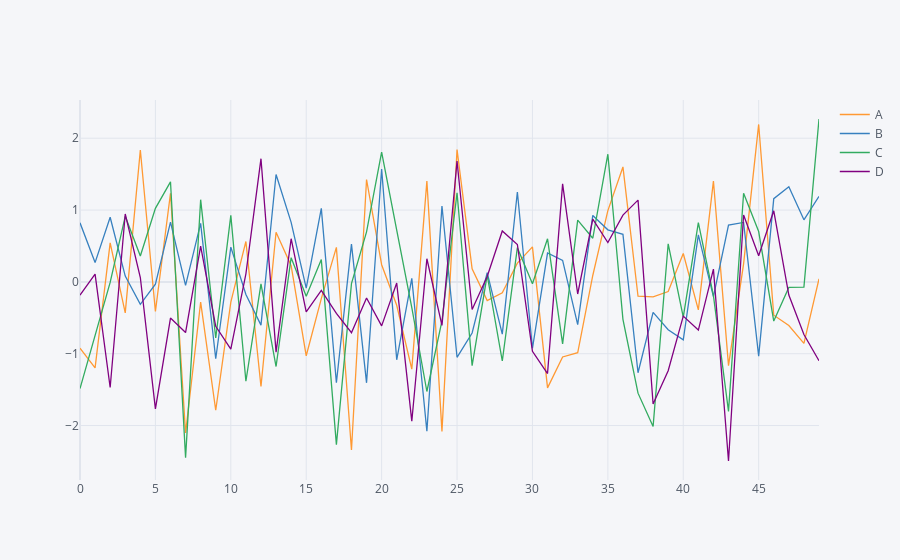

The code cell stored with this chart in its notebook:
### Code cell
arr_1 = np.random.randn(50, 4)
df_1 = pd.DataFrame(arr_1, columns=['A', 'B', 'C', 'D'])
df_1.iplot()

### Figure 1 — Plotly figure (JSON) as saved in the notebook; plotly's stock layout.template omitted (floating-point values rounded to 4 significant figures)
{"data": [{"line": {"color": "rgba(255, 153, 51, 1.0)", "dash": "solid", "shape": "linear", "width": 1.3}, "mode": "lines", "name": "A", "text": "", "type": "scatter", "x": [0, 1, 2, 3, 4, 5, 6, 7, 8, 9, 10, 11, 12, 13, 14, 15, 16, 17, 18, 19, 20, 21, 22, 23, 24, 25, 26, 27, 28, 29, 30, 31, 32, 33, 34, 35, 36, 37, 38, 39, 40, 41, 42, 43, 44, 45, 46, 47, 48, 49], "y": [-0.9234, -1.197, 0.5418, -0.4315, 1.836, -0.4119, 1.234, -2.103, -0.2821, -1.787, -0.2811, 0.5627, -1.456, 0.6899, 0.2261, -1.029, -0.2322, 0.4808, -2.34, 1.425, 0.2387, -0.3259, -1.214, 1.402, -2.081, 1.841, 0.1815, -0.2596, -0.1521, 0.2615, 0.4879, -1.475, -1.045, -0.9865, 0.08903, 0.9919, 1.6, -0.1995, -0.2082, -0.1341, 0.3953, -0.3897, 1.403, -1.166, 0.2513, 2.192, -0.4639, -0.6082, -0.855, 0.04235]}, {"line": {"color": "rgba(55, 128, 191, 1.0)", "dash": "solid", "shape": "linear", "width": 1.3}, "mode": "lines", "name": "B", "text": "", "type": "scatter", "x": [0, 1, 2, 3, 4, 5, 6, 7, 8, 9, 10, 11, 12, 13, 14, 15, 16, 17, 18, 19, 20, 21, 22, 23, 24, 25, 26, 27, 28, 29, 30, 31, 32, 33, 34, 35, 36, 37, 38, 39, 40, 41, 42, 43, 44, 45, 46, 47, 48, 49], "y": [0.8218, 0.2685, 0.8995, 0.08082, -0.3118, -0.03264, 0.8323, -0.0494, 0.8136, -1.07, 0.4833, -0.1757, -0.6022, 1.495, 0.8284, -0.08726, 1.024, -1.404, 0.525, -1.405, 1.571, -1.085, 0.04903, -2.079, 1.056, -1.05, -0.7117, 0.1289, -0.728, 1.251, -0.9243, 0.4015, 0.2994, -0.5952, 0.925, 0.7247, 0.6612, -1.265, -0.4243, -0.6665, -0.8058, 0.6553, -0.2041, 0.7895, 0.8279, -1.033, 1.159, 1.324, 0.8634, 1.189]}, {"line": {"color": "rgba(50, 171, 96, 1.0)", "dash": "solid", "shape": "linear", "width": 1.3}, "mode": "lines", "name": "C", "text": "", "type": "scatter", "x": [0, 1, 2, 3, 4, 5, 6, 7, 8, 9, 10, 11, 12, 13, 14, 15, 16, 17, 18, 19, 20, 21, 22, 23, 24, 25, 26, 27, 28, 29, 30, 31, 32, 33, 34, 35, 36, 37, 38, 39, 40, 41, 42, 43, 44, 45, 46, 47, 48, 49], "y": [-1.486, -0.7526, -0.007998, 0.9126, 0.3601, 1.023, 1.393, -2.446, 1.144, -0.7815, 0.9262, -1.383, -0.0278, -1.178, 0.3372, -0.2014, 0.3101, -2.266, -0.02431, 0.6962, 1.805, 0.7212, -0.3568, -1.526, -0.5442, 1.241, -1.165, 0.09542, -1.101, 0.4759, -0.0266, 0.5998, -0.8621, 0.8605, 0.6073, 1.777, -0.5211, -1.549, -2.013, 0.5299, -0.4906, 0.8248, -0.1905, -1.803, 1.234, 0.7007, -0.5448, -0.07646, -0.07361, 2.267]}, {"line": {"color": "rgba(128, 0, 128, 1.0)", "dash": "solid", "shape": "linear", "width": 1.3}, "mode": "lines", "name": "D", "text": "", "type": "scatter", "x": [0, 1, 2, 3, 4, 5, 6, 7, 8, 9, 10, 11, 12, 13, 14, 15, 16, 17, 18, 19, 20, 21, 22, 23, 24, 25, 26, 27, 28, 29, 30, 31, 32, 33, 34, 35, 36, 37, 38, 39, 40, 41, 42, 43, 44, 45, 46, 47, 48, 49], "y": [-0.1844, 0.107, -1.47, 0.9455, 0.06065, -1.767, -0.5039, -0.7053, 0.4988, -0.6183, -0.9364, 0.1115, 1.715, -0.9775, 0.6005, -0.4186, -0.1187, -0.4397, -0.7074, -0.2245, -0.6124, -0.01657, -1.939, 0.322, -0.6054, 1.681, -0.3842, 0.07453, 0.7089, 0.5204, -0.9655, -1.276, 1.364, -0.1687, 0.8728, 0.5471, 0.9299, 1.138, -1.7, -1.237, -0.4767, -0.6705, 0.1775, -2.493, 0.9304, 0.3627, 0.9897, -0.1827, -0.7332, -1.097]}], "layout": {"autosize": true, "legend": {"bgcolor": "#F5F6F9", "font": {"color": "#4D5663"}}, "paper_bgcolor": "#F5F6F9", "plot_bgcolor": "#F5F6F9", "title": {"font": {"color": "#4D5663"}}, "xaxis": {"autorange": true, "gridcolor": "#E1E5ED", "range": [0, 49], "showgrid": true, "showspikes": false, "tickfont": {"color": "#4D5663"}, "title": {"font": {"color": "#4D5663"}, "text": ""}, "type": "linear", "zerolinecolor": "#E1E5ED"}, "yaxis": {"autorange": true, "gridcolor": "#E1E5ED", "range": [-2.758, 2.532], "showgrid": true, "showspikes": false, "tickfont": {"color": "#4D5663"}, "title": {"font": {"color": "#4D5663"}, "text": ""}, "type": "linear", "zerolinecolor": "#E1E5ED"}}}
